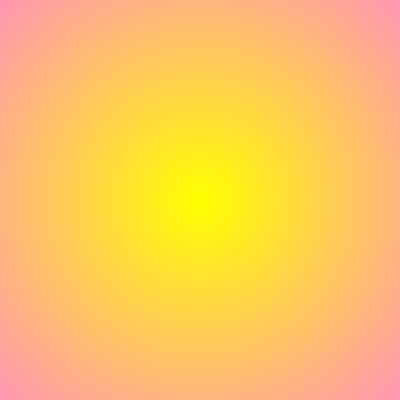
Frame 1 (no input)
Frame 60 (the mouse pressed at the canvas centre just before this capture): identical to frame 1, image omitted
Frame 120 (the mouse held since frame 60 and released just before this capture): identical to frame 1, image omitted

The Processing sketch that drew this single still picture (run headless with seeded random() and noise(); from frame 60 on, the mouse is pressed at the canvas centre):

// Processing sketch: task1_gradient_circle
// ── task1_gradient_circle.pde
void setup() {
  size(400, 400); //set canvas size
}

void draw() {
  loadPixels();
  
  //center coordinates of the canvas
  float centerX = width / 2;
  float centerY = height / 2;
  float maxDist = dist(0, 0, centerX, centerY);
  
  //loop over every pixel in the canvas
  for (int x = 0; x < width; x++) {
    for (int y = 0; y < height; y++) {
      float d = dist(x, y, centerX, centerY);
      float D = d / maxDist;
      
      
      int red = 255; 
      int green = (int)(255 - 105 * D);
      int blue = (int)(180 * D);
      
      color c = color(red, green, blue);
      pixels[x + y * width] = c;
    }
  }
  
  updatePixels();
}
